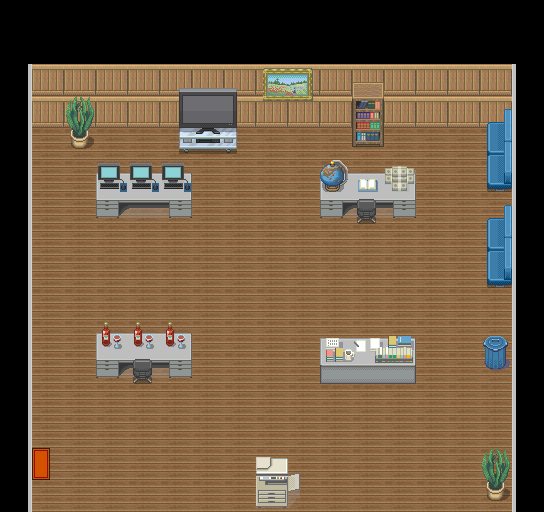

A 2D game scene composited from a Tiled map and its tileset images. What follows is a short description and the map's XML, with every tile layer's data as written:
An orthogonal 17x16 tile map with 32x32 px tiles, 6 tile layers (Layer 1, Scenery, Tile Layer 6, On Desk, ...).

<map version="1.0" orientation="orthogonal" renderorder="right-down" width="17" height="16" tilewidth="32" tileheight="32" nextobjectid="1">
 <tileset firstgid="1" source="tileset2.tsx" />
 <layer name="Layer 1" width="17" height="16">
  <data encoding="csv">
0,0,0,0,0,0,0,0,0,0,0,0,0,0,0,0,0,
0,0,0,0,0,0,0,0,0,0,0,0,0,0,0,0,0,
75,53,53,53,53,53,53,53,53,53,53,53,53,53,53,53,77,
75,53,53,53,53,53,53,53,53,53,53,53,53,53,53,53,77,
75,2,2,2,2,2,2,2,2,2,2,2,2,2,2,2,77,
75,2,2,2,2,2,2,2,2,2,2,2,2,2,2,2,77,
75,2,2,2,2,2,2,2,2,2,2,2,2,2,2,2,77,
75,2,2,2,2,2,2,2,2,2,2,2,2,2,2,2,77,
54,2,2,2,2,2,2,2,2,2,2,2,2,2,2,2,2147483702,
54,2,2,2,2,2,2,2,2,2,2,2,2,2,2,2,2147483702,
54,2,2,2,2,2,2,2,2,2,2,2,2,2,2,2,2147483702,
54,2,2,2,2,2,2,2,2,2,2,2,2,2,2,2,2147483702,
54,2,2,2,2,2,2,2,2,2,2,2,2,2,2,2,2147483702,
54,2,2,2,2,2,2,2,2,2,2,2,2,2,2,2,2147483702,
54,2,2,2,2,2,2,2,2,2,2,2,2,2,2,2,2147483702,
54,2,2,2,2,2,2,2,2,2,2,2,2,2,2,2,2147483702
</data>
 </layer>
 <layer name="Scenery" width="17" height="16">
  <data encoding="csv">
0,0,0,0,0,0,0,0,0,0,0,0,0,0,0,0,0,
0,0,0,0,0,0,0,0,0,0,0,0,0,0,0,0,0,
0,0,0,0,0,171,172,173,195,196,0,85,0,0,0,0,0,
0,0,11,0,0,188,189,190,212,213,0,102,0,0,0,121,0,
0,0,28,0,0,205,206,207,0,0,0,119,0,0,0,138,0,
0,0,0,130,131,132,0,0,0,0,130,131,132,0,0,155,0,
0,0,0,147,148,149,0,0,0,0,147,148,149,0,0,121,0,
0,0,0,0,0,0,0,0,0,0,0,0,0,0,0,138,0,
0,0,0,0,0,0,0,0,0,0,0,0,0,0,0,155,0,
0,0,0,0,0,0,0,0,0,0,0,0,0,0,0,0,0,
0,0,0,130,131,132,0,0,0,0,164,165,166,0,0,429,0,
0,0,0,147,148,149,0,0,0,0,181,182,183,0,0,446,0,
0,0,0,0,0,0,0,0,0,0,0,0,0,0,0,0,0,
0,0,0,0,0,0,0,0,0,0,0,0,0,0,0,0,0,
0,0,0,0,0,0,0,0,135,136,0,0,0,0,0,11,0,
0,0,0,0,0,0,0,0,152,153,0,0,0,0,0,28,0
</data>
 </layer>
 <layer name="Tile Layer 6" width="17" height="16">
  <data encoding="csv">
0,0,0,0,0,0,0,0,0,0,0,0,0,0,0,0,0,
0,0,0,0,0,0,0,0,0,0,0,0,0,0,0,0,0,
0,0,0,0,0,0,0,0,0,0,0,0,0,0,0,0,0,
0,0,0,0,0,0,0,0,0,0,0,0,0,0,0,0,0,
0,0,0,0,0,0,0,0,0,0,0,0,0,0,0,0,0,
0,0,0,0,0,0,0,0,0,0,0,0,0,0,0,0,0,
0,0,0,0,0,0,0,0,0,0,0,73,0,0,0,0,0,
0,0,0,0,0,0,0,0,0,0,0,0,0,0,0,0,0,
0,0,0,0,0,0,0,0,0,0,0,0,0,0,0,0,0,
0,0,0,0,0,0,0,0,0,0,0,0,0,0,0,0,0,
0,0,0,0,0,0,0,0,0,0,0,0,0,0,0,0,0,
0,0,0,0,73,0,0,0,0,0,0,0,0,0,0,0,0,
0,0,0,0,0,0,0,0,0,0,0,0,0,0,0,0,0,
0,0,0,0,0,0,0,0,0,0,0,0,0,0,0,0,0,
0,0,0,0,0,0,0,0,0,0,0,0,0,0,0,0,0,
0,0,0,0,0,0,0,0,0,0,0,0,0,0,0,0,0
</data>
 </layer>
 <layer name="On Desk" width="17" height="16">
  <data encoding="csv">
0,0,0,0,0,0,0,0,0,0,0,0,0,0,0,0,0,
0,0,0,0,0,0,0,0,0,0,0,0,0,0,0,0,0,
0,0,0,0,0,0,0,0,0,0,0,0,0,0,0,0,0,
0,0,0,0,0,0,0,0,0,0,0,0,0,0,0,0,0,
0,0,0,0,0,0,0,0,0,0,0,0,0,0,0,0,0,
0,0,0,150,150,150,0,0,0,0,209,158,174,0,0,0,0,
0,0,0,0,0,0,0,0,0,0,0,0,0,0,0,0,0,
0,0,0,0,0,0,0,0,0,0,0,0,0,0,0,0,0,
0,0,0,0,0,0,0,0,0,0,0,0,0,0,0,0,0,
0,0,0,0,0,0,0,0,0,0,0,0,0,0,0,0,0,
0,0,0,242,242,242,0,0,0,0,0,0,0,0,0,0,0,
0,0,0,0,0,0,0,0,0,0,0,0,0,0,0,0,0,
0,0,0,0,0,0,0,0,0,0,0,0,0,0,0,0,0,
0,0,0,0,0,0,0,0,0,0,0,0,0,0,0,0,0,
0,0,0,0,0,0,0,0,0,0,0,0,0,0,0,0,0,
0,0,0,0,0,0,0,0,0,0,0,0,0,0,0,0,0
</data>
 </layer>
 <layer name="Doors" width="17" height="16">
  <data encoding="csv">
0,0,0,0,0,0,0,0,0,0,0,0,0,0,0,0,0,
0,0,0,0,0,0,0,0,0,0,0,0,0,0,0,0,0,
0,0,0,0,0,0,0,0,0,0,0,0,0,0,0,0,0,
0,0,0,0,0,0,0,0,0,0,0,0,0,0,0,0,0,
0,0,0,0,0,0,0,0,0,0,0,0,0,0,0,0,0,
0,0,0,0,0,0,0,0,0,0,0,0,0,0,0,0,0,
0,0,0,0,0,0,0,0,0,0,0,0,0,0,0,0,0,
0,0,0,0,0,0,0,0,0,0,0,0,0,0,0,0,0,
0,0,0,0,0,0,0,0,0,0,0,0,0,0,0,0,0,
0,0,0,0,0,0,0,0,0,0,0,0,0,0,0,0,0,
0,0,0,0,0,0,0,0,0,0,0,0,0,0,0,0,0,
0,0,0,0,0,0,0,0,0,0,0,0,0,0,0,0,0,
0,0,0,0,0,0,0,0,0,0,0,0,0,0,0,0,0,
0,0,0,0,0,0,0,0,0,0,0,0,0,0,0,0,0,
0,25,0,0,0,0,0,0,0,0,0,0,0,0,0,0,0,
0,0,0,0,0,0,0,0,0,0,0,0,0,0,0,0,0
</data>
 </layer>
 <layer name="Over Player" width="17" height="16">
  <data encoding="csv">
0,0,0,0,0,0,0,0,0,0,0,0,0,0,0,0,0,
0,0,0,0,0,0,0,0,0,0,0,0,0,0,0,0,0,
0,0,0,0,0,0,0,0,0,0,0,0,0,0,0,0,0,
0,0,0,0,0,0,0,0,0,0,0,0,0,0,0,0,0,
0,0,0,0,0,0,0,0,0,0,0,0,0,0,0,0,0,
0,0,0,0,0,0,0,0,0,0,0,0,0,0,0,0,0,
0,0,0,0,0,0,0,0,0,0,0,0,0,0,0,0,0,
0,0,0,0,0,0,0,0,0,0,0,0,0,0,0,0,0,
0,0,0,0,0,0,0,0,0,0,0,0,0,0,0,0,0,
0,0,0,0,0,0,0,0,0,0,0,0,0,0,0,0,0,
0,0,0,0,0,0,0,0,0,0,0,0,0,0,0,0,0,
0,0,0,0,0,0,0,0,0,0,0,0,0,0,0,0,0,
0,0,0,0,0,0,0,0,0,0,0,0,0,0,0,0,0,
0,0,0,0,0,0,0,0,0,0,0,0,0,0,0,0,0,
0,0,0,0,0,0,0,0,0,0,0,0,0,0,0,0,0,
0,0,0,0,0,0,0,0,0,0,0,0,0,0,0,0,0
</data>
 </layer>
</map>
